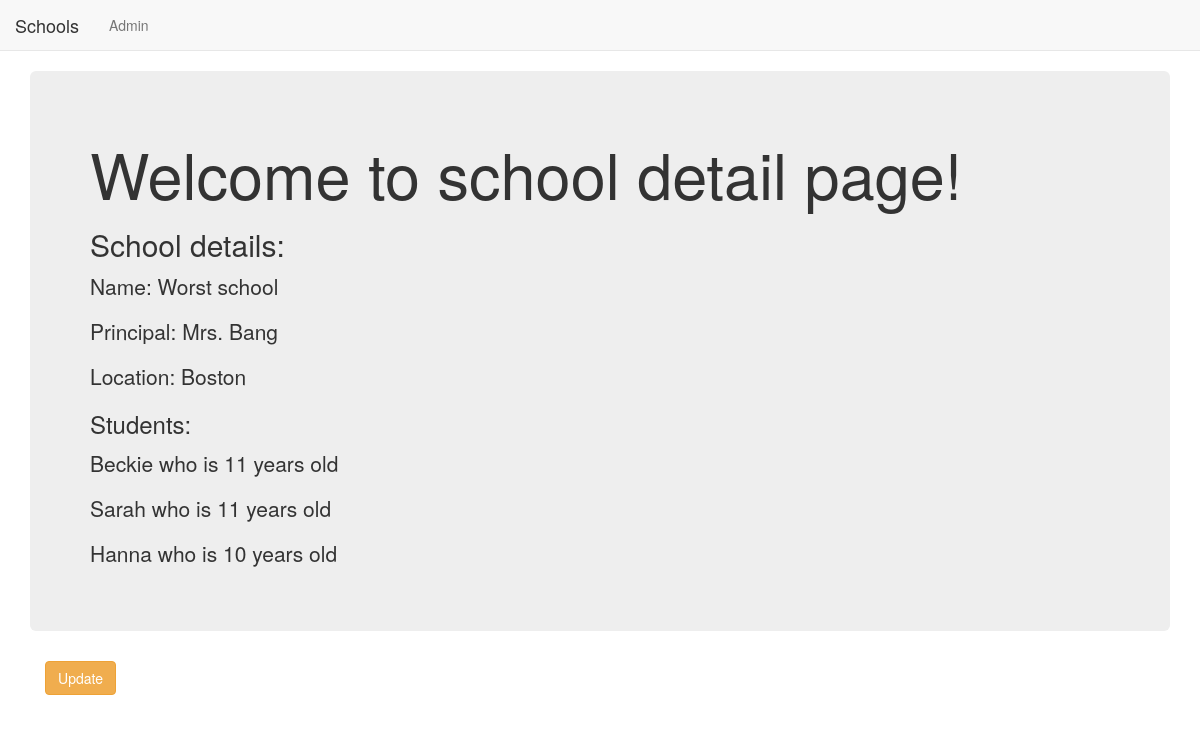
/appSix/2/, run on the app's committed database.
### appSix/models.py (models this page shows, shortened)
class School(models.Model):
    name = models.CharField(max_length = 256)
    principal = models.CharField(max_length = 256)
    location = models.CharField(max_length = 256)

class Student(models.Model):
    name = models.CharField(max_length = 256)
    age = models.PositiveIntegerField()
    school = models.ForeignKey(School, related_name = 'students', on_delete = models.CASCADE)

### appSix/views.py (the view)
# urls.py: url(r'^(?P<pk>\d+)/', views.SchoolDetailView.as_view(), name = 'detail'),
class SchoolDetailView(DetailView):
    context_object_name = 'school_detail'
    model = models.School
    template_name = 'appSix/school_detail.html'

### appSix/templates/appSix/school_detail.html
{% extends 'appSix/appSix_base.html' %}
{% block body_block %}
<div class="jumbotron">
  <h1>Welcome to school detail page!</h1>
  <h2>School details:</h2>
  <p>Name: {{ school_detail.name }}</p>
  <p>Principal: {{school_detail.principal}}</p>
  <p>Location: {{school_detail.location}}</p>
  <h3>Students:</h3>
    {% for student in school_detail.students.all %}
      <p>{{student.name}} who is {{student.age}} years old</p>
    {% endfor %}
</div>
<div class="container">
  <p> <a class = 'btn btn-warning' href="{% url 'appSix:update' pk=school_detail.pk %}">Update</a> </p>
</div>
{% endblock %}

### data on the page
School: name "Worst school", principal "Mrs. Bang", location "Boston"
Student: name "Beckie", age "11"
Student: name "Sarah", age "11"
Student: name "Hanna", age "10"
